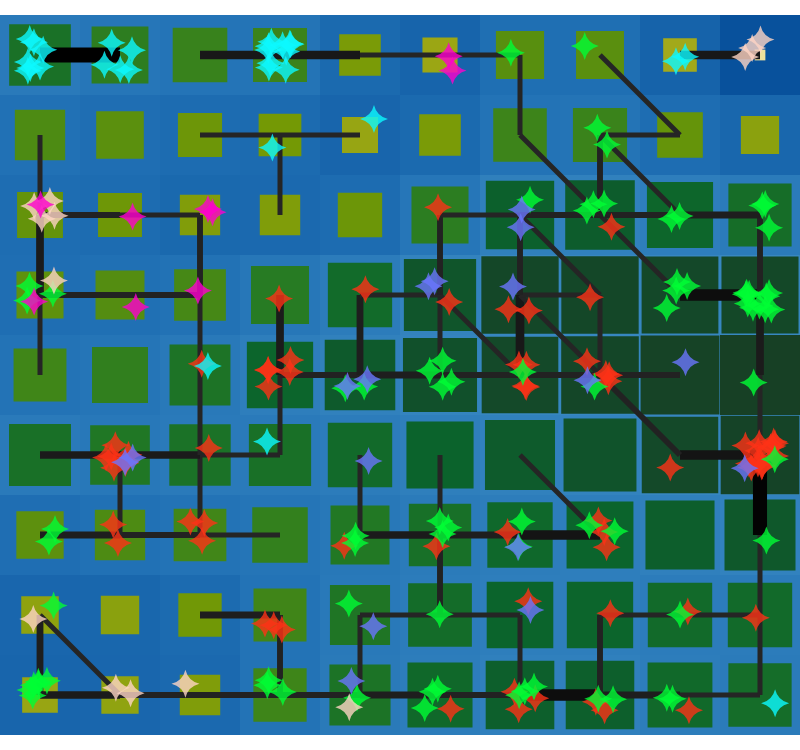

Notebook code for this chart:
### Code cell
fig1 = basin.pond() \
    .pad_layer(gap="nogap") \
    .rhizome_layer() \
    .attraction_layer(X_scaled, marker=dict(color=marker_colors, symbol="star-diamond", size=20, opacity=.8), name="Projection of training data colored by class") \
    .visualize(**plot_args);
